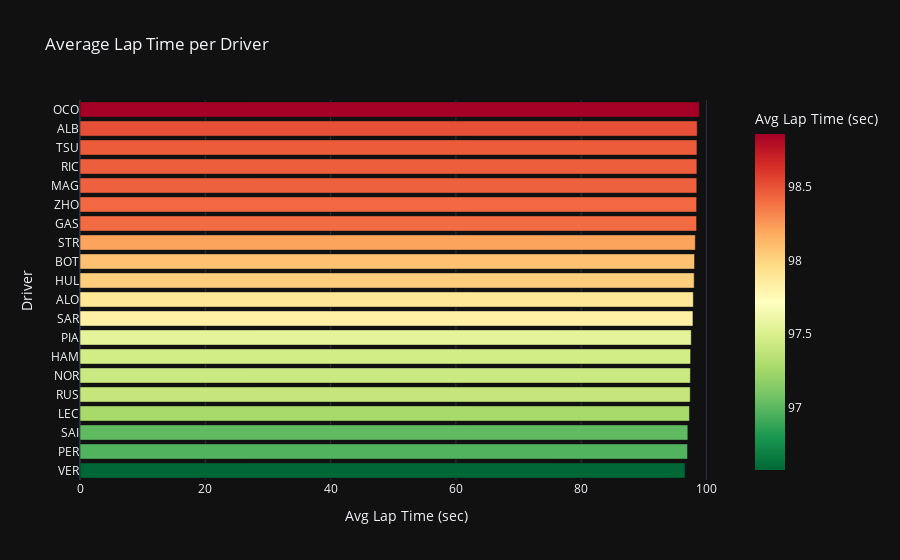

Notebook source saved alongside this figure:
### Code cell
# Convert lap times to seconds for easier analysis
laps['LapTime_sec'] = laps['LapTime'].dt.total_seconds()

# Filter valid laps (remove outliers like pit laps, safety car, etc.)
valid_laps = laps[(laps['LapTime_sec'] > 80) & (laps['LapTime_sec'] < 120)]

# Average lap time per driver
avg_lap_times = valid_laps.groupby('Driver')['LapTime_sec'].mean().sort_values()

fig = px.bar(avg_lap_times.reset_index(name='Avg Lap Time (sec)'),
             x='Avg Lap Time (sec)', y='Driver', orientation='h',
             color='Avg Lap Time (sec)', color_continuous_scale='RdYlGn_r',
             title='Average Lap Time per Driver')
fig.update_layout(yaxis={'categoryorder':'total ascending'}, template='plotly_dark')
fig.show()

### Figure 1 — Plotly figure (JSON) as saved in the notebook; plotly's stock layout.template omitted (floating-point values rounded to 4 significant figures)
{"data": [{"alignmentgroup": "True", "hovertemplate": "Avg Lap Time (sec)=%{marker.color}<br>Driver=%{y}<extra></extra>", "legendgroup": "", "marker": {"color": [96.57, 96.97, 97.01, 97.27, 97.4, 97.42, 97.46, 97.56, 97.83, 97.89, 98.03, 98.09, 98.21, 98.41, 98.42, 98.45, 98.46, 98.47, 98.51, 98.86], "coloraxis": "coloraxis", "pattern": {"shape": ""}}, "name": "", "offsetgroup": "", "orientation": "h", "showlegend": false, "textposition": "auto", "type": "bar", "x": [96.57, 96.97, 97.01, 97.27, 97.4, 97.42, 97.46, 97.56, 97.83, 97.89, 98.03, 98.09, 98.21, 98.41, 98.42, 98.45, 98.46, 98.47, 98.51, 98.86], "xaxis": "x", "y": ["VER", "PER", "SAI", "LEC", "RUS", "NOR", "HAM", "PIA", "SAR", "ALO", "HUL", "BOT", "STR", "GAS", "ZHO", "MAG", "RIC", "TSU", "ALB", "OCO"], "yaxis": "y"}], "layout": {"barmode": "relative", "coloraxis": {"colorbar": {"title": {"text": "Avg Lap Time (sec)"}}, "colorscale": [[0, "rgb(0,104,55)"], [0.1, "rgb(26,152,80)"], [0.2, "rgb(102,189,99)"], [0.3, "rgb(166,217,106)"], [0.4, "rgb(217,239,139)"], [0.5, "rgb(255,255,191)"], [0.6, "rgb(254,224,139)"], [0.7, "rgb(253,174,97)"], [0.8, "rgb(244,109,67)"], [0.9, "rgb(215,48,39)"], [1, "rgb(165,0,38)"]]}, "legend": {"tracegroupgap": 0}, "title": {"text": "Average Lap Time per Driver"}, "xaxis": {"anchor": "y", "domain": [0, 1], "title": {"text": "Avg Lap Time (sec)"}}, "yaxis": {"anchor": "x", "categoryorder": "total ascending", "domain": [0, 1], "title": {"text": "Driver"}}}}
